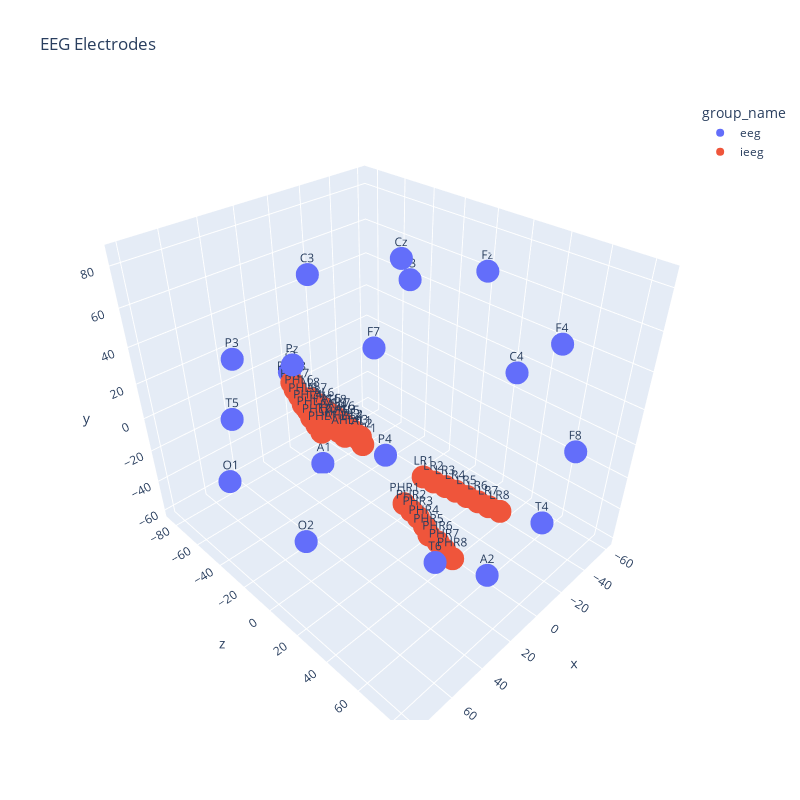

Notebook code for this chart:
### Code cell
electrodes = nwbfile.electrodes.to_dataframe()
electrodes.y = -electrodes.y

fig = px.scatter_3d(
    electrodes,
    x="x",
    y="z",
    z="y",
    text="label",
    title="EEG Electrodes",
    width=800,
    height=800,
    color="group_name"
)


fig.show()

### Figure 1 — Plotly figure (JSON) as saved in the notebook; plotly's stock layout.template omitted (floating-point values rounded to 4 significant figures)
{"data": [{"hovertemplate": "group_name=eeg<br>x=%{x}<br>z=%{y}<br>y=%{z}<br>label=%{text}<extra></extra>", "legendgroup": "eeg", "marker": {"color": "#636efa", "symbol": "circle"}, "mode": "markers+text", "name": "eeg", "scene": "scene", "showlegend": true, "text": ["F3", "F4", "C3", "C4", "P3", "P4", "O1", "O2", "F7", "F8", "T3", "T4", "T5", "T6", "Fz", "Cz", "Pz", "A1", "A2"], "x": [-57.55, -57.58, -3.868e-15, -3.868e-15, 57.55, 57.58, 80.78, 80.78, -49.87, -49.93, -5.176e-15, -5.176e-15, 49.87, 49.93, -60.74, -5.205e-15, 60.74, -3.68e-15, -3.68e-15], "y": [-48.2, 48.14, -63.17, 63.17, -48.2, 48.14, -26.13, 26.13, -68.42, 68.38, -84.54, 84.54, -68.42, 68.38, 0.0, 0.0, 7.438e-15, -60.1, 60.1], "z": [39.87, 39.89, 56.87, 56.88, 39.87, 39.89, -4.001, -4.001, -7.49, -7.485, -8.845, -8.845, -7.49, -7.485, 59.46, 85.0, 59.46, -60.1, -60.1], "type": "scatter3d"}, {"hovertemplate": "group_name=ieeg<br>x=%{x}<br>z=%{y}<br>y=%{z}<br>label=%{text}<extra></extra>", "legendgroup": "ieeg", "marker": {"color": "#EF553B", "symbol": "circle"}, "mode": "markers+text", "name": "ieeg", "scene": "scene", "showlegend": true, "text": ["AHL1", "AHL2", "AHL3", "AHL4", "AHL5", "AHL6", "AHL7", "AHL8", "AL1", "AL2", "AL3", "AL4", "AL5", "AL6", "AL7", "AL8", "ECL1", "ECL2", "ECL3", "ECL4", "ECL5", "ECL6", "ECL7", "ECL8", "LR1", "LR2", "LR3", "LR4", "LR5", "LR6", "LR7", "LR8", "PHL1", "PHL2", "PHL3", "PHL4", "PHL5", "PHL6", "PHL7", "PHL8", "PHR1", "PHR2", "PHR3", "PHR4", "PHR5", "PHR6", "PHR7", "PHR8"], "x": [12.88, 12.12, 11.77, 10.4, 9.482, 8.208, 7.814, 5.882, 5.363, 5.377, 5.238, 5.733, 5.122, 5.119, 5.017, 5.554, 1.664, -0.8034, -2.359, -3.887, -5.757, -7.284, -8.82, -9.608, 6.087, 4.925, 3.221, 2.035, 0.9006, -0.2026, -1.206, -2.432, 28.77, 27.11, 25.96, 23.77, 23.06, 20.9, 19.11, 17.38, 31.49, 32.93, 34.38, 36.23, 39.14, 40.02, 41.9, 43.87], "y": [-25.2, -30.49, -36.7, -41.9, -47.16, -52.36, -58.1, -64.55, -21.93, -27.68, -33.39, -39.17, -44.47, -50.16, -55.93, -61.17, -24.29, -29.37, -34.48, -40.08, -44.76, -50.37, -55.9, -59.87, 22.09, 27.88, 33.66, 38.94, 44.73, 50.49, 55.86, 61.37, -23.81, -29.36, -34.5, -39.5, -44.16, -49.59, -55.12, -59.71, 33.72, 39.57, 44.9, 50.19, 55.38, 61.14, 66.34, 72.28], "z": [-14.79, -14.97, -16.08, -17.07, -18.04, -18.04, -19.11, -19.78, -17.53, -16.51, -16.36, -15.41, -15.2, -14.19, -13.94, -12.8, -25.76, -26.68, -27.72, -28.69, -28.71, -29.59, -31.06, -31.12, -17.21, -17.55, -17.88, -18.22, -18.56, -18.85, -19.06, -19.09, -3.058, -2.498, -1.23, -0.7103, 0.4699, 1.816, 2.303, 3.653, -10.37, -9.788, -9.178, -9.461, -9.009, -8.34, -7.707, -6.971], "type": "scatter3d"}], "layout": {"scene": {"domain": {"x": [0.0, 1.0], "y": [0.0, 1.0]}, "xaxis": {"title": {"text": "x"}}, "yaxis": {"title": {"text": "z"}}, "zaxis": {"title": {"text": "y"}}}, "legend": {"title": {"text": "group_name"}, "tracegroupgap": 0}, "title": {"text": "EEG Electrodes"}, "height": 800, "width": 800}}
